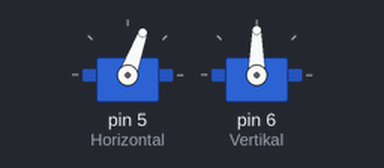
Simulated run of this sketch. Board: Arduino Uno, built with avr-gcc and run on an emulated ATmega328P. Parts: 2 × servo.

Above: at 2.05 s.
At 6.5 s:
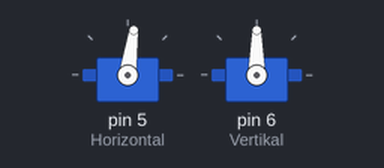
At 10.35 s:
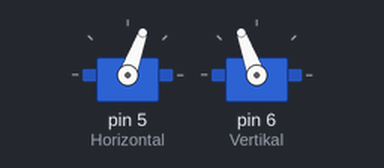
At 14.2 s:
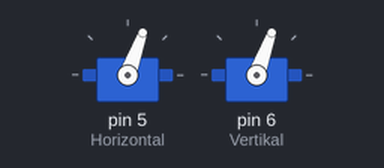
Timing chart, 0 to 17.9 s (numbered marks = the images above):
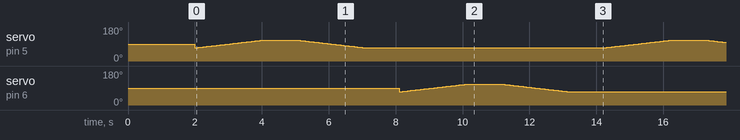

The sketch:

ServoTest.ino
```cpp
#include <Servo.h> // Benötigte Servo Bibliothek

Servo Horizontal; //Dimensionierung des Horizontalen Servos
Servo Vertikal; //Dimensionierung des Vertikalen Servos

int pos = 0; //Pos wird als Integer mit dem Wert 0 dimensioniert
int Verzoegerung = 50; //Verzögerung zwischen den Bewegungen

void setup() {    //Setup des Arduinos
  Horizontal.attach(5); //Der Horizontal Servo wird auf den Pin 5 gelegt
  Vertikal.attach(6); //Der Vertikal Servo wird auf den Pin 6 gelegt
  Horizontal.write(90); //Der Horizontal Servo wird auf die mittlere Position gestzt (90)
  Vertikal.write(90); //Der Vertikal Servo wird auf die mittlere Position gestzt (90
  delay(2000); //Die beiden Servos warten für 2 Sekunden
}

void loop() {   //Start des Hauptprogramms

  for (pos = 70; pos <= 110; pos++) { //*
    Horizontal.write(pos);            //*
    delay(Verzoegerung);              //Der Horizontal Servo bewegt sich von 70 bis 110 grad mit einer 15ms großen Verzögerung zwischen den einzelnen Bewegungen
  }                                   //*
  delay(1000);                        //Pause von 1s bis zum nächsten Befehl

  for (pos = 110; pos >= 70; pos--) { //*
    Horizontal.write(pos);            //*
    delay(Verzoegerung);              //Der Horizontal Servo bewegt sich von 70 bis 110 grad mit einer 15ms großen Verzögerung zwischen den einzelnen Bewegungen
  }                                   //*
  delay(1000);                        //*

  for (pos = 70; pos <= 110; pos++) { //*
    Vertikal.write(pos);              //*
    delay(Verzoegerung);              //Der Vertikale Servo bewegt sich von 70 bis 110 grad mit einer 15ms großen Verzögerung zwischen den einzelnen Bewegungen
  }                                   //*
  delay(1000);                        //*

  for (pos = 110; pos >= 70; pos--) { //*
    Vertikal.write(pos);              //*
    delay(Verzoegerung);              //Der Vertikal Servo bewegt sich von 110 bis 70 grad mit einer 15ms großen Verzögerung zwischen den einzenlen Bewegungen
  }                                   //*
  delay(1000);                        //*

}                                     //Ende des Programms
```
